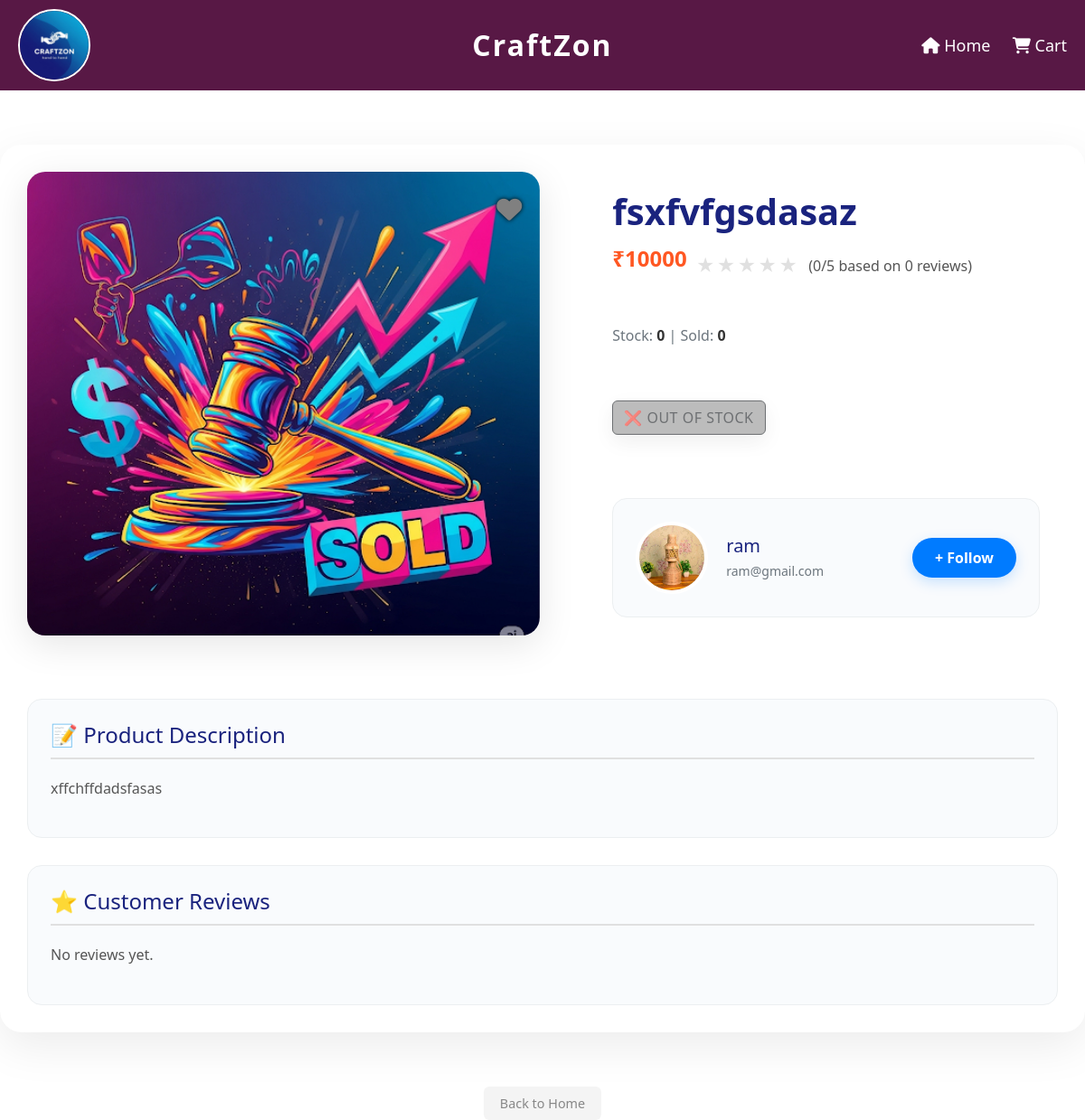
Page /user/online_view.php?product_id=1019 on the earlier database version.
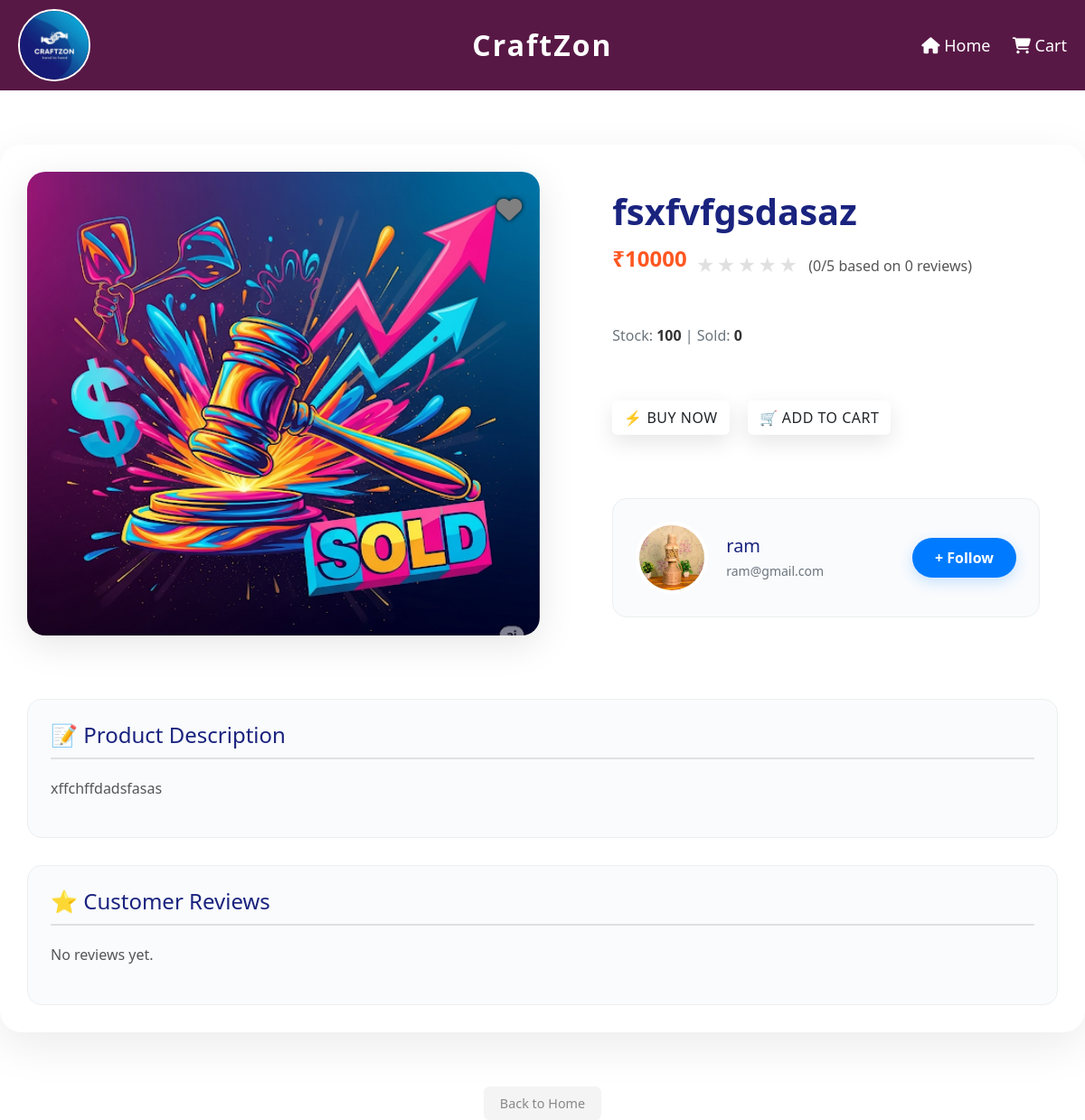
Same page on the later database version.
### tables this page shows
CREATE TABLE `product_table` (
  `product_id` int(11) NOT NULL,
  `product_name` varchar(25) NOT NULL,
  `crafted_by` varchar(25) NOT NULL,
  `category` varchar(25) NOT NULL,
  `price` int(11) NOT NULL,
  `stock_quantity` int(11) NOT NULL,
  `stock_status` enum('in stock','out of stock') NOT NULL,
  `product_description` varchar(200) NOT NULL,
  `image` varchar(255) NOT NULL,
  `created_at` datetime NOT NULL DEFAULT current_timestamp(),
  `status` enum('active','suspend') NOT NULL
);

### user/online_view.php (the view, shortened to what the changed rows need)
<?php
$con = mysqli_connect("localhost", "root", "", "craftzon");
$pid = isset($_REQUEST['product_id']) ? intval($_REQUEST['product_id']) : 0;
$userid = isset($_SESSION['users_id']) ? $_SESSION['users_id'] : (isset($_REQUEST['userid']) ? intval($_REQUEST['userid']) : 0);
$query = "SELECT * FROM product_table WHERE product_id = $pid";
$result = mysqli_query($con, $query);
$product_data = mysqli_fetch_assoc($result);
        ?>
        <?php
$sellernm = $product_data['crafted_by'];
$query = "SELECT * FROM seller WHERE sellernm = '$sellernm'";
$result = mysqli_query($con, $query);
$rs = mysqli_fetch_assoc($result);
$isFollowing = false;
?>
<!DOCTYPE html>
<html lang="en">
<head>
<link rel="stylesheet" href="https://cdnjs.cloudflare.com/ajax/libs/font-awesome/6.5.1/css/all.min.css" />
<link href='https://cdnjs.cloudflare.com/ajax/libs/font-awesome/6.7.2/css/all.min.css' rel='stylesheet'>
<link href="https://cdnjs.cloudflare.com/ajax/libs/bootstrap/5.3.2/css/bootstrap.min.css" rel="stylesheet">
</head>
<body>
<div class="container-fluid" style="background-color:#581845; padding:10px 20px;">
    <div class="row align-items-center">
        <div class="col-4 text-center">
            <h2 style="color:white; margin:0; font-weight:bold; letter-spacing:2px;">CraftZon</h2>
        </div>
    </div>
</div>
<div class="product-wrapper">
    <div class="main-content">
        <div class="product-image-container">
            <img src="../<?php
 echo $product_data['image']; ?>" alt="Product Image" class="product-image">
            <div id="wishlist-icon">
                <i class="fa-solid fa-heart" style="color:<?php
                    $checkWish = mysqli_query($con, "SELECT * FROM wishlist WHERE user_id=$userid AND product_id=$pid");
                    echo (mysqli_num_rows($checkWish) > 0) ? 'red' : 'gray';
                ?>;"></i>
            </div>
        </div>
        <div class="product-details">
            <h1><?php
 echo $product_data['product_name']; ?></h1>
            <?php
            $avgQuery = "SELECT AVG(rating) AS avg_rating, COUNT(*) AS total_reviews
                         FROM feedbacks
                         WHERE order_id IN (SELECT orderid FROM craftorder WHERE productid=$pid)";
            $avgResult = mysqli_query($con, $avgQuery);
            $avgData = mysqli_fetch_assoc($avgResult);
            $avgRating = round($avgData['avg_rating'], 1);
            $totalReviews = $avgData['total_reviews'];
            ?>
            <div class="ratings">
                <p class="price">
                    ₹<?php
 echo $product_data['price']; ?>
                </p>
                <div class="stars">
                    <?php
                    $filledStars = floor($avgRating);
                    $hasHalfStar = ($avgRating - $filledStars) >= 0.25 && ($avgRating - $filledStars) <= 0.75;
                    $emptyStars = 5 - $filledStars - ($hasHalfStar ? 1 : 0);
                    for($i = 0; $i < $emptyStars; $i++){ echo '<span style="color: #e0e0e0;">★</span>'; }
                    ?>
                </div>
                <span style="font-size: 16px; color: #555;">
                    (<?php
 echo $avgRating; ?>/5 based on <?php
 echo $totalReviews;?> reviews)
                </span>
            </div>
            <p class="stock-info">
                Stock: <span><?php
 echo $product_data['stock_quantity']; ?></span> | Sold: <span>
                <?php
                    $query = "SELECT SUM(quantity) AS total_sold FROM craftorder WHERE productid=$pid AND ordertime >= CURDATE() - INTERVAL 30 DAY";
                    $result = mysqli_query($con, $query);
                    $row = mysqli_fetch_assoc($result);
                    echo $row['total_sold'] ?? 0;
                ?>
                </span>
            </p>
            <div class="btn-group">
                <?php
 if($product_data['stock_quantity'] > 0): ?>
                  <form method="POST" action="orderform.php" id="buyForm" onsubmit="return checkLogin(event);">
    <input type="submit" class="btn btn-buy" value="⚡ Buy Now">
</form>
                    <?php
                    $check = mysqli_query($con,"SELECT * FROM user_cart WHERE user_id=$userid AND product_id=$pid");
                    if(mysqli_num_rows($check) > 0){
                       echo "
<form action='cart.php' method='POST' style='display:inline;'>
    <input type='hidden' name='uid' value='$userid'>
    <button type='submit' class='btn btn-cart'>Go to Cart</button>
</form>
";
                    } else {
                        echo '<form method="post" class="add-to-cart-form" onsubmit="return checkLogin(event);" style="flex: 1;"><input type="hidden" name="product_id" value="'.$pid.'"><input type="submit" class="btn btn-cart" value="🛒 Add to Cart"></form>';
                    }
                    ?>
                <?php
 else: ?>
                    <button class="btn btn-cart" style="background:#999; cursor:not-allowed;" disabled>❌ Out of Stock</button>
                <?php
 endif; ?>
            </div>
            <div class="maker-box">
                <img src="../<?php
 echo $rs['shopimage'];?>" alt="Shop Logo">
                <div class="maker-info">
                    <h3><?php
 echo $product_data['crafted_by'];?></h3>
                    <p><?php
 echo $rs['selleremailid'];?></p>
                </div>
                <button id="follow-btn" class="follow-btn <?php
 echo $isFollowing ? 'following' : ''; ?>">
                </button>
            </div>
        </div>
    </div>
    <div class="section-container">
        <div class="section-box">
            <h2>📝 Product Description</h2>
            <p><?php
 echo nl2br($product_data['product_description']);?></p>
        </div>
        <div class="section-box">
            <h2>⭐ Customer Reviews</h2>
        </div>
    </div>
</div>
</body>
</html>

Differences in the rows shown:
changed product_table "fsxfvfgsdasaz": stock_quantity "0" → "100"
Other differences:
form field value: (not shown) → "⚡ Buy Now"
form field value: (not shown) → "🛒 Add to Cart"
text no longer shown: "❌ OUT OF STOCK"
